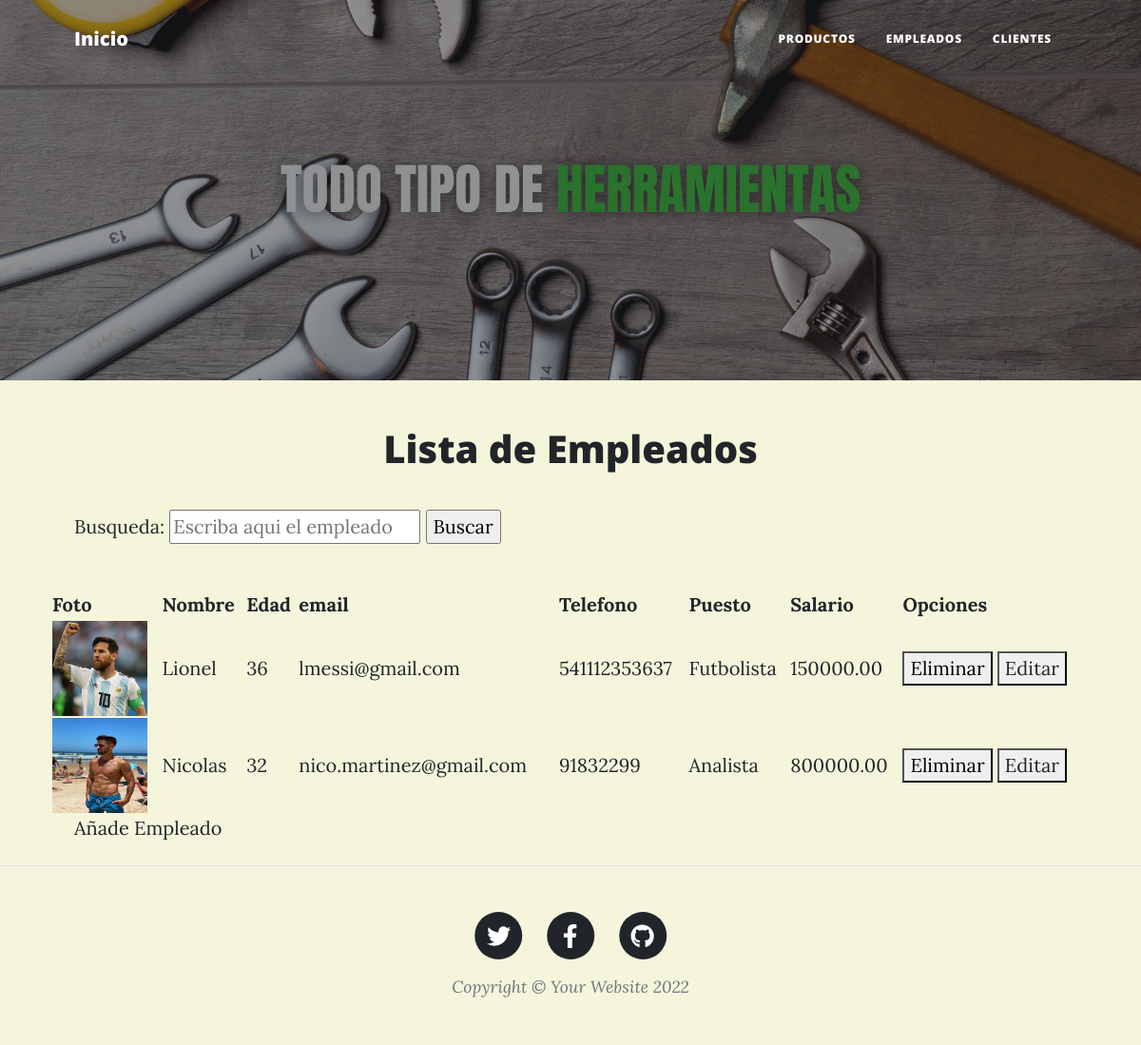
The app's page /webapp/listaEmpleados/, older data.
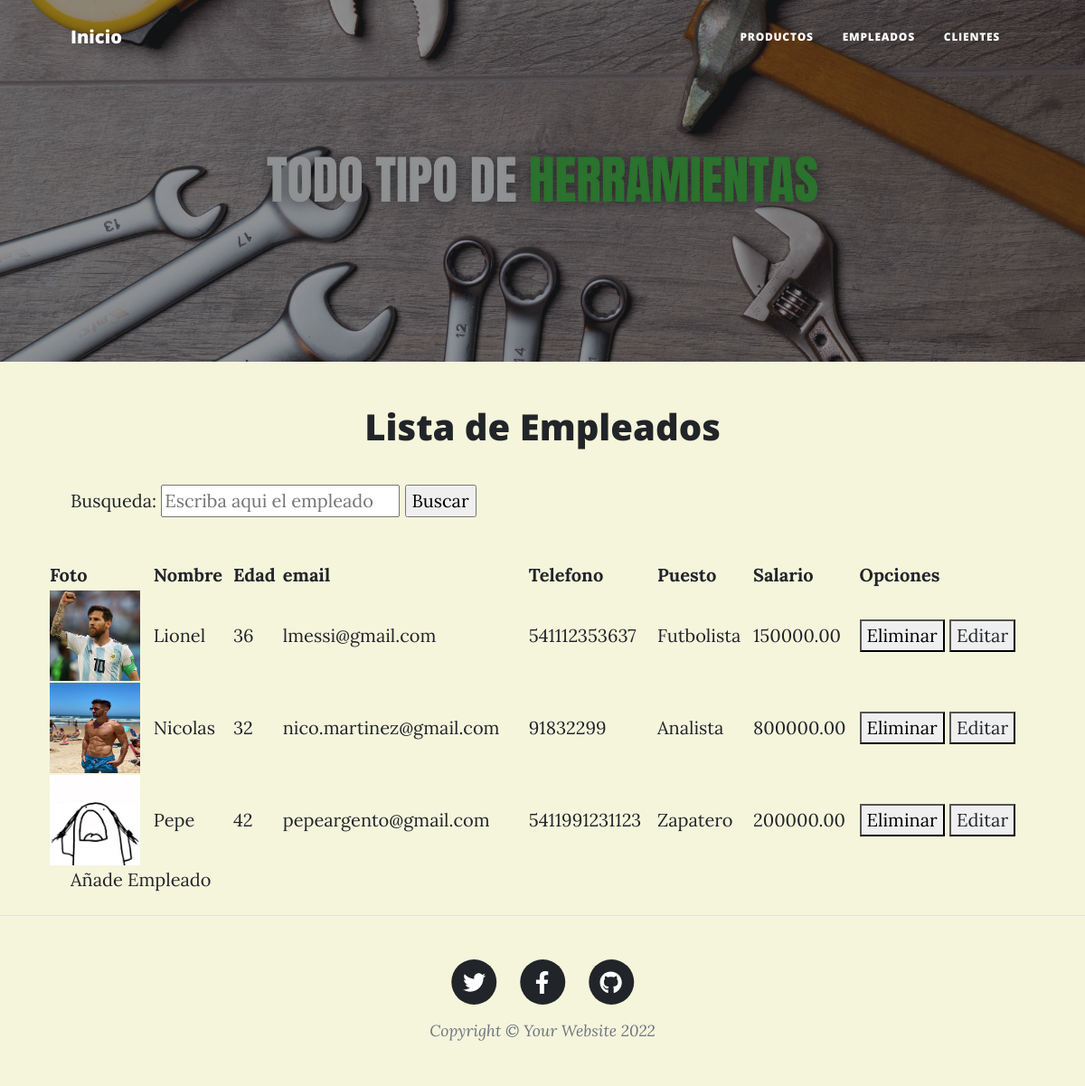
The same page, newer data.
### WebApp/models.py (models this page shows, shortened)
class Persona(models.Model):
    nombre = models.CharField(max_length=25, blank=False)
    apellido = models.CharField(max_length=25, blank=False)
    sexo_opcion = (
        ('F', 'Femenino',),
        ('M', 'Masculino',),
        ('O', 'Otro',),
    )
    sexo = models.CharField(
        max_length=1, choices=sexo_opcion, blank=True
    )
    fecha_nacimiento = models.DateField(null=True, blank=True)
    dni = models.IntegerField(blank=False)
    email = models.EmailField(blank=False)
    direccion = models.CharField(max_length=80, blank=False)
    telefono = models.IntegerField(blank=True)
    def edad(self):
        import datetime
        return int((datetime.date.today() - self.fecha_nacimiento).days / 365.25 )
    edad = property(edad)
    class Meta():
        abstract = True

class Empleado(Persona):
    puesto = models.CharField(max_length=25)
    horario_opcion = (
        ('M', 'Matutino',),
        ('V', 'Vespertino',),
    )
    horario = models.CharField(
        max_length=1, choices=horario_opcion, blank=False
    )
    salario = MoneyField(
        decimal_places=2,
        default=1,
        default_currency='USD',
        max_digits=11,
    )
    foto_empleado = models.ImageField(upload_to="Empleados/", height_field=None, width_field=None, max_length=None)

### WebApp/views.py (the view)
# urls.py: path('listaEmpleados/', lista_empleados, name="listaEmpleados"),
def lista_empleados(request):
    empleados = Empleado.objects.all()
    contexto= {"empleados": empleados}
    return render(request, "listaEmpleados.html", contexto)

### WebApp/templates/listaEmpleados.html (shortened to what this page needs)
{% extends 'father.html' %}
{% load static %}
{% block randomBlock %}
        <header class="masthead" style="background-image: url('{% static 'assets/img/herramientas-banner.jpg' %}')">
        </header>
        <article class="mb-4">
            <div class="container px-4 px-lg-5">
                <div class="row gx-4 gx-lg-5 justify-content-center">
                    <h1><strong><center>Lista de Empleados</center></strong></h1>
                    <form action= "{% url 'buscarEmpleado' %}" method="GET" enctype="multipart/form-data">{% csrf_token %}
                        <p>Busqueda: <input type= "text" name= "nombre" placeholder="Escriba aqui el empleado"> <input type="submit" value="Buscar"></p>
                     </form>
                    <table>
                        <tr>
                            <th scope="col">Foto</th>
                            <th scope="col">Nombre</th>
                            <th scope="col">Edad</th>
                            <th scope="col">email</th>
                            <th scope="col">Telefono</th>
                            <th scope="col">Puesto</th>
                            <th scope="col">Salario</th>
                            <th scope="col">Opciones</th>
                        </tr>
                            <ul>
                                {% for empleado in empleados  %}
                                <tr>
                                    <td>
                                    <img src="{{empleado.foto_empleado.url}}" width="100" height="100">
                                    </td>
                                    <td>{{empleado.nombre}}</td>
                                    <td>{{empleado.edad}}</td>
                                    <td>{{empleado.email}}</td>
                                    <td>{{empleado.telefono}}</td>
                                    <td>{{empleado.puesto}}</td>
                                    <td>{{empleado.salario}}</td>
                                    <td>
                                        <form action= "{% url 'eliminarEmpleado' empleado.id %}" method="POST" enctype="multipart/form-data">{% csrf_token %}
                                            <button type="submit">Eliminar</button>
                                        <button>
                                            <a href="{% url 'editarEmpleado' empleado.id %}">Editar</a>
                                        </button>
                                    </td>
                                </tr>
                                {% endfor %}
                            </ul>
                    </table>
                    <a href="{% url 'formEmpleado' %}">Añade Empleado</a>
                </div>
            </div>
        </article>
    </body>
</html>
{% endblock randomBlock %}

Row changes from the older to the newer data that the page shows:
added Empleado: foto_empleado (picture), nombre "Pepe", edad "42", email "pepeargento@gmail.com", telefono "5411991231123", puesto "Zapatero", salario "200000.00"
